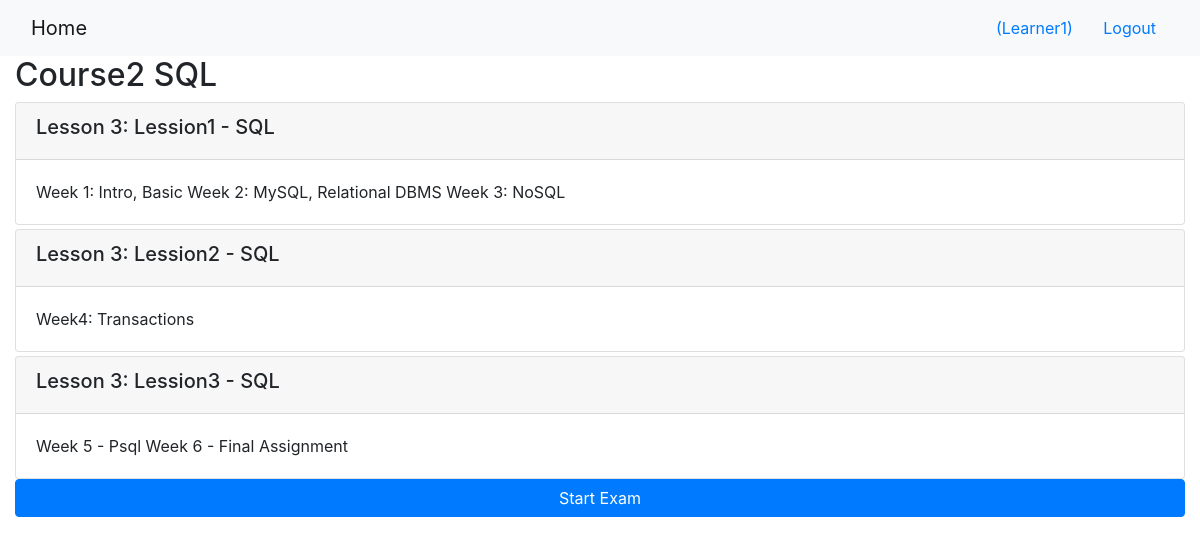
The page /onlinecourse/2/ (signed in) on the database its author committed.
### onlinecourse/models.py (models this page shows, shortened)
class Course(models.Model):
    name = models.CharField(null=False, max_length=30, default='online course')
    image = models.ImageField(upload_to='course_images/')
    description = models.CharField(max_length=1000)
    pub_date = models.DateField(null=True)
    instructors = models.ManyToManyField(Instructor)
    users = models.ManyToManyField(settings.AUTH_USER_MODEL, through='Enrollment')
    total_enrollment = models.IntegerField(default=0)
    is_enrolled = False

class Lesson(models.Model):
    title = models.CharField(max_length=200, default="title")
    order = models.IntegerField(default=0)
    course = models.ForeignKey(Course, on_delete=models.CASCADE)
    content = models.TextField()

### onlinecourse/views.py (the view)
# urls.py: path('<int:pk>/', views.CourseDetailView.as_view(), name='course_details'),
class CourseDetailView(generic.DetailView):
    model = Course
    template_name = 'onlinecourse/course_detail_bootstrap.html'

### onlinecourse/templates/onlinecourse/course_detail_bootstrap.html (shortened to what this page needs)
<!DOCTYPE html>
<html lang="en">
<head>
     {% load static %}
    <link rel="stylesheet" href="https://maxcdn.bootstrapcdn.com/bootstrap/4.5.2/css/bootstrap.min.css">
</head>
<body>
    <nav class="navbar navbar-light bg-light">
        <div class="container-fluid">
            <div class="navbar-header">
                  <a class="navbar-brand" href="{% url 'onlinecourse:index' %}">Home</a>
            </div>
            <ul class="nav navbar-nav navbar-right">
                {% if user.is_authenticated %}
                <li>
                    <a class="btn btn-link" href="#">{{ user.first_name }}({{ user.username }})</a>
                    <a class="btn btn-link" href="{% url 'onlinecourse:logout' %}">Logout</a>
                </li>
                {% endif %}
            </ul>
        </div>
    </nav>
    <div class="container-fluid">
            <h2>{{ course.name }}</h2>
            <div class="card-columns-vertical">
                {% for lesson in course.lesson_set.all %}
                    <div class="card mt-1">
                        <div class="card-header"><h5>Lesson {{lesson.order|add:1}}: {{lesson.title}}</h5></div>
                        <div class="card-body">{{lesson.content}}</div>
                    </div>
                {% endfor %}
            </div>
            <button type="button" class="btn btn-primary btn-block" data-toggle="collapse" data-target="#exam">
                Start Exam
            </button>
            </div>
</body>
</html>

### rows shown on the page
Course: name "Course2 SQL"
Lesson: order|add "3", title "Lession1 - SQL", content "Week 1: Intro, Basic Week 2: MySQL, Relational DBMS Week 3: NoSQL"
Lesson: order|add "3", title "Lession2 - SQL", content "Week4: Transactions"
Lesson: order|add "3", title "Lession3 - SQL", content "Week 5 - Psql Week 6 - Final Assignment"

### other values the page prints
{{ user.username }} "Learner1"
